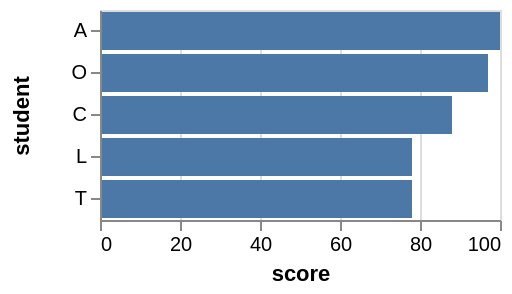

Write the Vega-Lite specification saved for this chart.
### Vega specification from a JSON file in a GitHub repository (floating-point values rounded to 4 significant figures)
{"$schema": "https://vega.github.io/schema/vega/v3.0.json", "description": "A bar graph showing the scores of the top 5 students. This shows an example of the window transform, for how the top K (5) can be filtered, and also how a rank can be computed for each student.", "autosize": "pad", "padding": 5, "width": 200, "style": "cell", "data": [{"name": "source_0", "values": [{"student": "A", "score": 100}, {"student": "B", "score": 56}, {"student": "C", "score": 88}, {"student": "D", "score": 65}, {"student": "E", "score": 45}, {"student": "F", "score": 23}, {"student": "G", "score": 66}, {"student": "H", "score": 67}, {"student": "I", "score": 13}, {"student": "J", "score": 12}, {"student": "K", "score": 50}, {"student": "L", "score": 78}, {"student": "M", "score": 66}, {"student": "N", "score": 30}, {"student": "O", "score": 97}, {"student": "P", "score": 75}, {"student": "Q", "score": 24}, {"student": "R", "score": 42}, {"student": "S", "score": 76}, {"student": "T", "score": 78}, {"student": "U", "score": 21}, {"student": "V", "score": 46}]}, {"name": "data_0", "source": "source_0", "transform": [{"type": "formula", "expr": "toNumber(datum[\"score\"])", "as": "score"}, {"type": "window", "params": [null], "as": ["rank"], "ops": ["rank"], "fields": [null], "sort": {"field": ["score"], "order": ["descending"]}, "frame": [null, null]}, {"type": "filter", "expr": "datum.rank <= 5"}]}, {"name": "data_1", "source": "data_0", "transform": [{"type": "filter", "expr": "datum[\"score\"] !== null && !isNaN(datum[\"score\"])"}]}], "signals": [{"name": "y_step", "value": 21}, {"name": "height", "update": "bandspace(domain('y').length, 0.1, 0.05) * y_step"}], "marks": [{"name": "marks", "type": "rect", "style": ["bar"], "from": {"data": "data_1"}, "encode": {"update": {"fill": {"value": "#4c78a8"}, "x": {"scale": "x", "field": "score"}, "x2": {"scale": "x", "value": 0}, "y": {"scale": "y", "field": "student"}, "height": {"scale": "y", "band": true}}}}], "scales": [{"name": "x", "type": "linear", "domain": {"data": "data_1", "field": "score"}, "range": [0, {"signal": "width"}], "nice": true, "zero": true}, {"name": "y", "type": "band", "domain": {"data": "data_0", "field": "student", "sort": {"field": "score", "op": "average", "order": "descending"}}, "range": {"step": {"signal": "y_step"}}, "paddingInner": 0.1, "paddingOuter": 0.05}], "axes": [{"scale": "x", "orient": "bottom", "title": "score", "labelFlush": true, "labelOverlap": true, "tickCount": {"signal": "ceil(width/40)"}, "zindex": 1}, {"scale": "x", "orient": "bottom", "grid": true, "tickCount": {"signal": "ceil(width/40)"}, "gridScale": "y", "domain": false, "labels": false, "maxExtent": 0, "minExtent": 0, "ticks": false, "zindex": 0}, {"scale": "y", "orient": "left", "title": "student", "zindex": 1}], "config": {"axisY": {"minExtent": 30}}}
